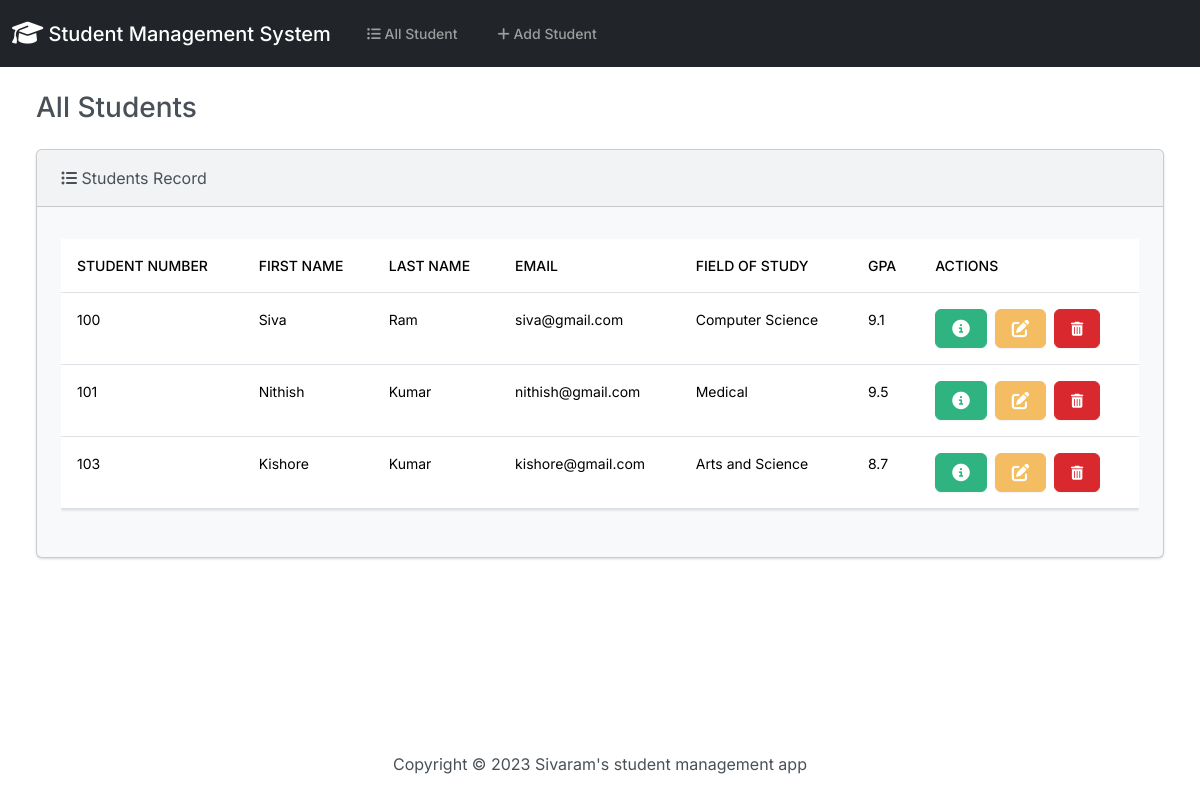
The app's page /, older data.
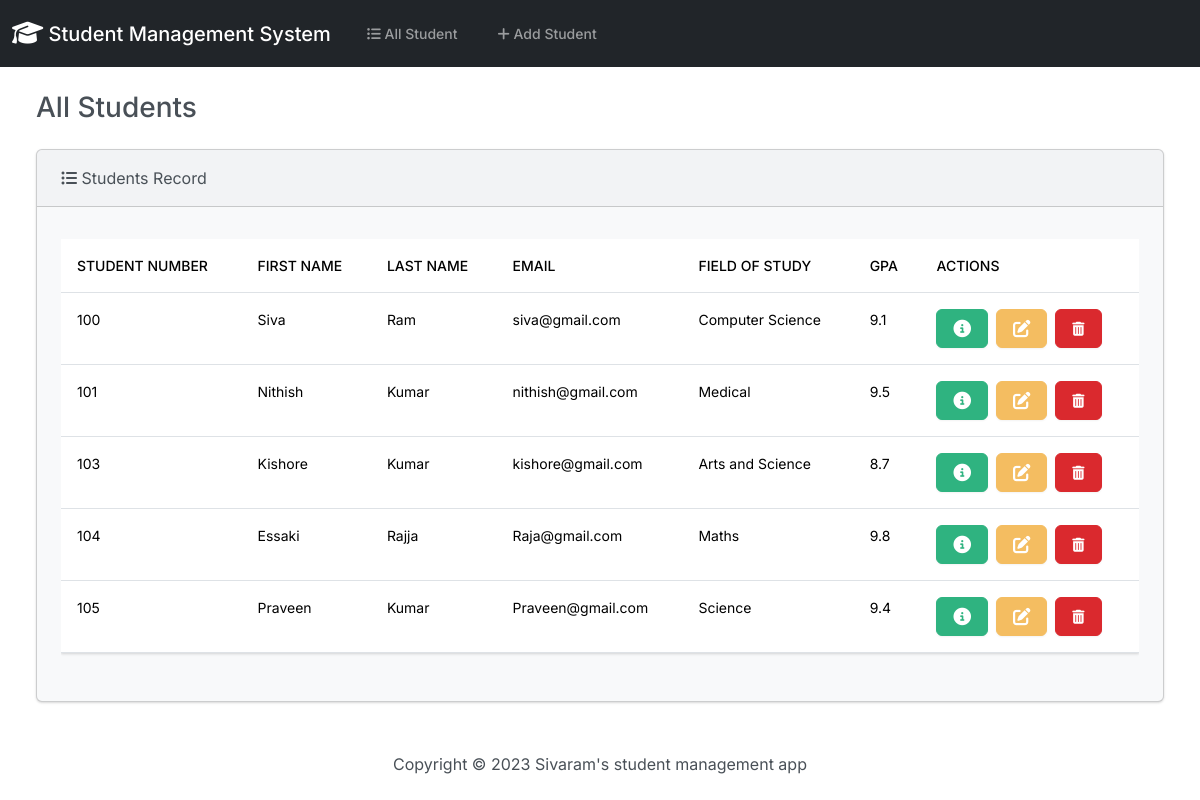
The same page, newer data.
### student/models.py (models this page shows, shortened)
class Student(models.Model):
    student_no=models.PositiveIntegerField()
    First_name=models.CharField(max_length=30)
    last_name=models.CharField(max_length=30)
    email=models.EmailField(max_length=100)
    fields_of_study=models.CharField(max_length=100)
    gpa=models.FloatField()

### student/views.py (the view)
# urls.py: path('',views.index,name='index'),
def index(request):
    return render(request,'student/index.html',{'students':Student.objects.all()})

### student/templates/student/index.html (shortened to what this page needs)
{% extends "student/base.html" %}
{% block body %}
<h3 class="m-4"> All Students </h3>
        <div class="row">
            <div class="col-12">
                {% if students %}
                <div class="card bg-light ms-4 me-4 mb-4" >
                    <div class="card-header"><i class="fa-solid fa-list-ul"></i> Students Record</div>
                    <div class="card-body">
                      <p class="card-text">
                        <div class="table-responsive">
                            <table class="table table-hover">
                                <thead>
                                  <tr>
                                    <th scope="col">Student Number</th>
                                    <th scope="col">First Name</th>
                                    <th scope="col">Last Name</th>
                                    <th scope="col">Email</th>
                                    <th scope="col">Field of study</th>
                                    <th scope="col">GPA</th>
                                    <th scope="col">Actions</th>
                                  </tr>
                                </thead>
                                <tbody>
                                  {% for student in students %}
                                  <tr>
                                    <td>{{student.student_no}}</td>
                                    <td>{{student.First_name}}</td>
                                    <td>{{student.last_name}}</td>
                                    <td>{{student.email}}</td>
                                    <td>{{student.fields_of_study}}</td>
                                    <td>{{student.gpa}}</td>
                                    <td>
                                        <button type="button" class="btn btn-success me-1" href="{% url 'view_student' student.id %}" data-bs-toggle="modal" data-bs-target="#myModal{{student.id}}">
                                        </button>
                                          <a class="btn btn-warning me-1" href="{% url 'edit' student.id %}">
                                          </a>
                                          <button type="button" class="btn btn-danger" data-bs-toggle="modal" data-bs-target="#delete{{student.id}}">
                                              <i class="fa-solid fa-trash-can"></i>
                                          </button>
                                    </td>
                                  </tr>
                                  {% endfor %}
                                </tbody>
                              </table>
                        </div>
                      </p>
                    </div>
                </div>
                {% else %}
                <h5 class=" alert alert-dark"> No students Records </h5>
                {% endif %}
            </div>
        </div>
{% endblock body %}

Row changes from the older to the newer data that the page shows:
added Student: student_no "104", First_name "Essaki", last_name "Rajja", email "Raja@gmail.com", fields_of_study "Maths", gpa "9.8"
added Student: student_no "105", First_name "Praveen", last_name "Kumar", email "Praveen@gmail.com", fields_of_study "Science", gpa "9.4"
